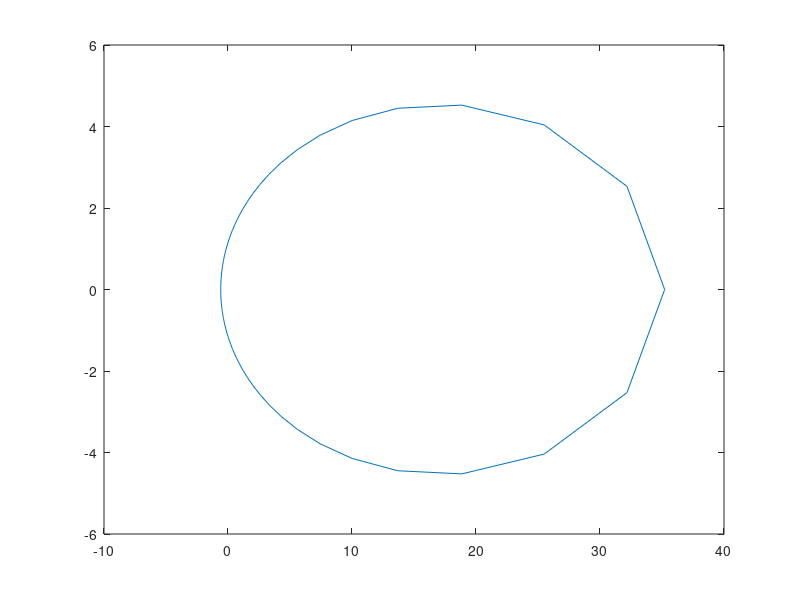

Recreate this plot in MATLAB.
% Timothy Smith
% 5/5/16
%_____________
a=17.9;
e=.967276;
theta=0:pi/40:2*pi;
r=a.*(1-e.^2)./(1-e.*cos(theta));
x=r.*cos(theta);
y=r.*sin(theta);

plot(x,y)